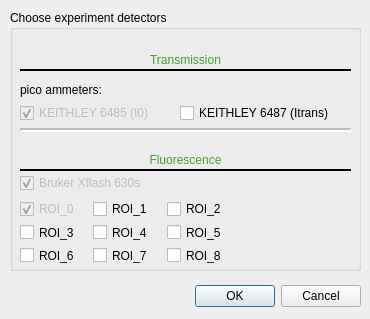
<?xml version="1.0" encoding="UTF-8"?>
<ui version="4.0">
 <class>Dialog</class>
 <widget class="QDialog" name="Dialog">
  <property name="geometry">
   <rect>
    <x>0</x>
    <y>0</y>
    <width>370</width>
    <height>319</height>
   </rect>
  </property>
  <property name="windowTitle">
   <string>Experiment detectors</string>
  </property>
  <widget class="QDialogButtonBox" name="buttonBox">
   <property name="enabled">
    <bool>true</bool>
   </property>
   <property name="geometry">
    <rect>
     <x>190</x>
     <y>280</y>
     <width>171</width>
     <height>32</height>
    </rect>
   </property>
   <property name="orientation">
    <enum>Qt::Horizontal</enum>
   </property>
   <property name="standardButtons">
    <set>QDialogButtonBox::Cancel|QDialogButtonBox::Ok</set>
   </property>
  </widget>
  <widget class="QGroupBox" name="groupBox">
   <property name="enabled">
    <bool>true</bool>
   </property>
   <property name="geometry">
    <rect>
     <x>10</x>
     <y>10</y>
     <width>351</width>
     <height>261</height>
    </rect>
   </property>
   <property name="font">
    <font>
     <weight>50</weight>
     <bold>false</bold>
    </font>
   </property>
   <property name="title">
    <string>Choose experiment detectors </string>
   </property>
   <widget class="QCheckBox" name="XFLASH">
    <property name="enabled">
     <bool>false</bool>
    </property>
    <property name="geometry">
     <rect>
      <x>10</x>
      <y>160</y>
      <width>151</width>
      <height>26</height>
     </rect>
    </property>
    <property name="text">
     <string>Bruker Xflash 630s</string>
    </property>
    <property name="checked">
     <bool>true</bool>
    </property>
   </widget>
   <widget class="Line" name="line">
    <property name="geometry">
     <rect>
      <x>10</x>
      <y>150</y>
      <width>331</width>
      <height>20</height>
     </rect>
    </property>
    <property name="font">
     <font>
      <pointsize>12</pointsize>
      <weight>50</weight>
      <bold>false</bold>
      <kerning>true</kerning>
     </font>
    </property>
    <property name="frameShadow">
     <enum>QFrame::Plain</enum>
    </property>
    <property name="lineWidth">
     <number>2</number>
    </property>
    <property name="orientation">
     <enum>Qt::Horizontal</enum>
    </property>
   </widget>
   <widget class="QLabel" name="label_3">
    <property name="geometry">
     <rect>
      <x>0</x>
      <y>40</y>
      <width>351</width>
      <height>20</height>
     </rect>
    </property>
    <property name="text">
     <string>&lt;html&gt;&lt;head/&gt;&lt;body&gt;&lt;p&gt;&lt;span style=&quot; color:#499d30;&quot;&gt;Transmission&lt;/span&gt;&lt;/p&gt;&lt;/body&gt;&lt;/html&gt;</string>
    </property>
    <property name="alignment">
     <set>Qt::AlignCenter</set>
    </property>
   </widget>
   <widget class="QLabel" name="label_4">
    <property name="geometry">
     <rect>
      <x>0</x>
      <y>140</y>
      <width>351</width>
      <height>20</height>
     </rect>
    </property>
    <property name="text">
     <string>&lt;html&gt;&lt;head/&gt;&lt;body&gt;&lt;p&gt;&lt;span style=&quot; color:#499d30;&quot;&gt;Fluorescence&lt;/span&gt;&lt;/p&gt;&lt;/body&gt;&lt;/html&gt;</string>
    </property>
    <property name="alignment">
     <set>Qt::AlignCenter</set>
    </property>
   </widget>
   <widget class="Line" name="line_2">
    <property name="geometry">
     <rect>
      <x>10</x>
      <y>50</y>
      <width>331</width>
      <height>20</height>
     </rect>
    </property>
    <property name="font">
     <font>
      <pointsize>12</pointsize>
      <weight>50</weight>
      <bold>false</bold>
      <kerning>true</kerning>
     </font>
    </property>
    <property name="frameShadow">
     <enum>QFrame::Plain</enum>
    </property>
    <property name="lineWidth">
     <number>2</number>
    </property>
    <property name="orientation">
     <enum>Qt::Horizontal</enum>
    </property>
   </widget>
   <widget class="QLabel" name="label_5">
    <property name="geometry">
     <rect>
      <x>10</x>
      <y>70</y>
      <width>161</width>
      <height>20</height>
     </rect>
    </property>
    <property name="text">
     <string>pico ammeters:</string>
    </property>
   </widget>
   <widget class="QCheckBox" name="KEITHLEY_I0">
    <property name="enabled">
     <bool>false</bool>
    </property>
    <property name="geometry">
     <rect>
      <x>10</x>
      <y>90</y>
      <width>151</width>
      <height>26</height>
     </rect>
    </property>
    <property name="text">
     <string>KEITHLEY 6485 (I0)</string>
    </property>
    <property name="checked">
     <bool>true</bool>
    </property>
   </widget>
   <widget class="QCheckBox" name="KEITHLEY_Itrans">
    <property name="enabled">
     <bool>true</bool>
    </property>
    <property name="geometry">
     <rect>
      <x>170</x>
      <y>90</y>
      <width>181</width>
      <height>26</height>
     </rect>
    </property>
    <property name="text">
     <string>KEITHLEY 6487 (Itrans)</string>
    </property>
    <property name="checked">
     <bool>false</bool>
    </property>
   </widget>
   <widget class="Line" name="line_3">
    <property name="enabled">
     <bool>false</bool>
    </property>
    <property name="geometry">
     <rect>
      <x>10</x>
      <y>110</y>
      <width>331</width>
      <height>20</height>
     </rect>
    </property>
    <property name="font">
     <font>
      <pointsize>12</pointsize>
      <weight>50</weight>
      <bold>false</bold>
      <kerning>true</kerning>
     </font>
    </property>
    <property name="frameShadow">
     <enum>QFrame::Sunken</enum>
    </property>
    <property name="lineWidth">
     <number>2</number>
    </property>
    <property name="orientation">
     <enum>Qt::Horizontal</enum>
    </property>
   </widget>
   <widget class="QWidget" name="layoutWidget">
    <property name="enabled">
     <bool>true</bool>
    </property>
    <property name="geometry">
     <rect>
      <x>10</x>
      <y>190</y>
      <width>214</width>
      <height>64</height>
     </rect>
    </property>
    <layout class="QHBoxLayout" name="horizontalLayout">
     <item>
      <layout class="QVBoxLayout" name="verticalLayout">
       <item>
        <widget class="QCheckBox" name="ROI_0">
         <property name="enabled">
          <bool>false</bool>
         </property>
         <property name="text">
          <string>ROI_0</string>
         </property>
         <property name="checked">
          <bool>true</bool>
         </property>
        </widget>
       </item>
       <item>
        <widget class="QCheckBox" name="ROI_3">
         <property name="enabled">
          <bool>true</bool>
         </property>
         <property name="text">
          <string>ROI_3</string>
         </property>
         <property name="checked">
          <bool>false</bool>
         </property>
        </widget>
       </item>
       <item>
        <widget class="QCheckBox" name="ROI_6">
         <property name="enabled">
          <bool>true</bool>
         </property>
         <property name="text">
          <string>ROI_6</string>
         </property>
         <property name="checked">
          <bool>false</bool>
         </property>
        </widget>
       </item>
      </layout>
     </item>
     <item>
      <layout class="QVBoxLayout" name="verticalLayout_2">
       <item>
        <widget class="QCheckBox" name="ROI_1">
         <property name="enabled">
          <bool>true</bool>
         </property>
         <property name="text">
          <string>ROI_1</string>
         </property>
         <property name="checked">
          <bool>false</bool>
         </property>
        </widget>
       </item>
       <item>
        <widget class="QCheckBox" name="ROI_4">
         <property name="enabled">
          <bool>true</bool>
         </property>
         <property name="text">
          <string>ROI_4</string>
         </property>
         <property name="checked">
          <bool>false</bool>
         </property>
        </widget>
       </item>
       <item>
        <widget class="QCheckBox" name="ROI_7">
         <property name="enabled">
          <bool>true</bool>
         </property>
         <property name="text">
          <string>ROI_7</string>
         </property>
         <property name="checked">
          <bool>false</bool>
         </property>
        </widget>
       </item>
      </layout>
     </item>
     <item>
      <layout class="QVBoxLayout" name="verticalLayout_3">
       <item>
        <widget class="QCheckBox" name="ROI_2">
         <property name="enabled">
          <bool>true</bool>
         </property>
         <property name="text">
          <string>ROI_2</string>
         </property>
         <property name="checked">
          <bool>false</bool>
         </property>
        </widget>
       </item>
       <item>
        <widget class="QCheckBox" name="ROI_5">
         <property name="enabled">
          <bool>true</bool>
         </property>
         <property name="text">
          <string>ROI_5</string>
         </property>
         <property name="checked">
          <bool>false</bool>
         </property>
        </widget>
       </item>
       <item>
        <widget class="QCheckBox" name="ROI_8">
         <property name="enabled">
          <bool>true</bool>
         </property>
         <property name="text">
          <string>ROI_8</string>
         </property>
         <property name="checked">
          <bool>false</bool>
         </property>
        </widget>
       </item>
      </layout>
     </item>
    </layout>
   </widget>
  </widget>
 </widget>
 <tabstops>
  <tabstop>KEITHLEY_I0</tabstop>
  <tabstop>KEITHLEY_Itrans</tabstop>
  <tabstop>XFLASH</tabstop>
 </tabstops>
 <resources/>
 <connections>
  <connection>
   <sender>buttonBox</sender>
   <signal>accepted()</signal>
   <receiver>Dialog</receiver>
   <slot>accept()</slot>
   <hints>
    <hint type="sourcelabel">
     <x>378</x>
     <y>331</y>
    </hint>
    <hint type="destinationlabel">
     <x>157</x>
     <y>274</y>
    </hint>
   </hints>
  </connection>
  <connection>
   <sender>buttonBox</sender>
   <signal>rejected()</signal>
   <receiver>Dialog</receiver>
   <slot>reject()</slot>
   <hints>
    <hint type="sourcelabel">
     <x>446</x>
     <y>331</y>
    </hint>
    <hint type="destinationlabel">
     <x>286</x>
     <y>274</y>
    </hint>
   </hints>
  </connection>
  <connection>
   <sender>XFLASH</sender>
   <signal>clicked(bool)</signal>
   <receiver>ROI_6</receiver>
   <slot>setEnabled(bool)</slot>
   <hints>
    <hint type="sourcelabel">
     <x>30</x>
     <y>185</y>
    </hint>
    <hint type="destinationlabel">
     <x>25</x>
     <y>271</y>
    </hint>
   </hints>
  </connection>
  <connection>
   <sender>XFLASH</sender>
   <signal>clicked(bool)</signal>
   <receiver>ROI_3</receiver>
   <slot>setEnabled(bool)</slot>
   <hints>
    <hint type="sourcelabel">
     <x>70</x>
     <y>184</y>
    </hint>
    <hint type="destinationlabel">
     <x>44</x>
     <y>245</y>
    </hint>
   </hints>
  </connection>
  <connection>
   <sender>XFLASH</sender>
   <signal>clicked(bool)</signal>
   <receiver>ROI_0</receiver>
   <slot>setEnabled(bool)</slot>
   <hints>
    <hint type="sourcelabel">
     <x>72</x>
     <y>180</y>
    </hint>
    <hint type="destinationlabel">
     <x>54</x>
     <y>214</y>
    </hint>
   </hints>
  </connection>
  <connection>
   <sender>XFLASH</sender>
   <signal>clicked(bool)</signal>
   <receiver>ROI_1</receiver>
   <slot>setEnabled(bool)</slot>
   <hints>
    <hint type="sourcelabel">
     <x>127</x>
     <y>182</y>
    </hint>
    <hint type="destinationlabel">
     <x>139</x>
     <y>205</y>
    </hint>
   </hints>
  </connection>
  <connection>
   <sender>XFLASH</sender>
   <signal>clicked(bool)</signal>
   <receiver>ROI_4</receiver>
   <slot>setEnabled(bool)</slot>
   <hints>
    <hint type="sourcelabel">
     <x>103</x>
     <y>184</y>
    </hint>
    <hint type="destinationlabel">
     <x>116</x>
     <y>234</y>
    </hint>
   </hints>
  </connection>
  <connection>
   <sender>XFLASH</sender>
   <signal>clicked(bool)</signal>
   <receiver>ROI_7</receiver>
   <slot>setEnabled(bool)</slot>
   <hints>
    <hint type="sourcelabel">
     <x>164</x>
     <y>188</y>
    </hint>
    <hint type="destinationlabel">
     <x>98</x>
     <y>271</y>
    </hint>
   </hints>
  </connection>
  <connection>
   <sender>XFLASH</sender>
   <signal>clicked(bool)</signal>
   <receiver>ROI_2</receiver>
   <slot>setEnabled(bool)</slot>
   <hints>
    <hint type="sourcelabel">
     <x>158</x>
     <y>187</y>
    </hint>
    <hint type="destinationlabel">
     <x>200</x>
     <y>206</y>
    </hint>
   </hints>
  </connection>
  <connection>
   <sender>XFLASH</sender>
   <signal>clicked(bool)</signal>
   <receiver>ROI_5</receiver>
   <slot>setEnabled(bool)</slot>
   <hints>
    <hint type="sourcelabel">
     <x>74</x>
     <y>187</y>
    </hint>
    <hint type="destinationlabel">
     <x>209</x>
     <y>239</y>
    </hint>
   </hints>
  </connection>
  <connection>
   <sender>XFLASH</sender>
   <signal>clicked(bool)</signal>
   <receiver>ROI_8</receiver>
   <slot>setEnabled(bool)</slot>
   <hints>
    <hint type="sourcelabel">
     <x>169</x>
     <y>185</y>
    </hint>
    <hint type="destinationlabel">
     <x>216</x>
     <y>271</y>
    </hint>
   </hints>
  </connection>
 </connections>
</ui>
